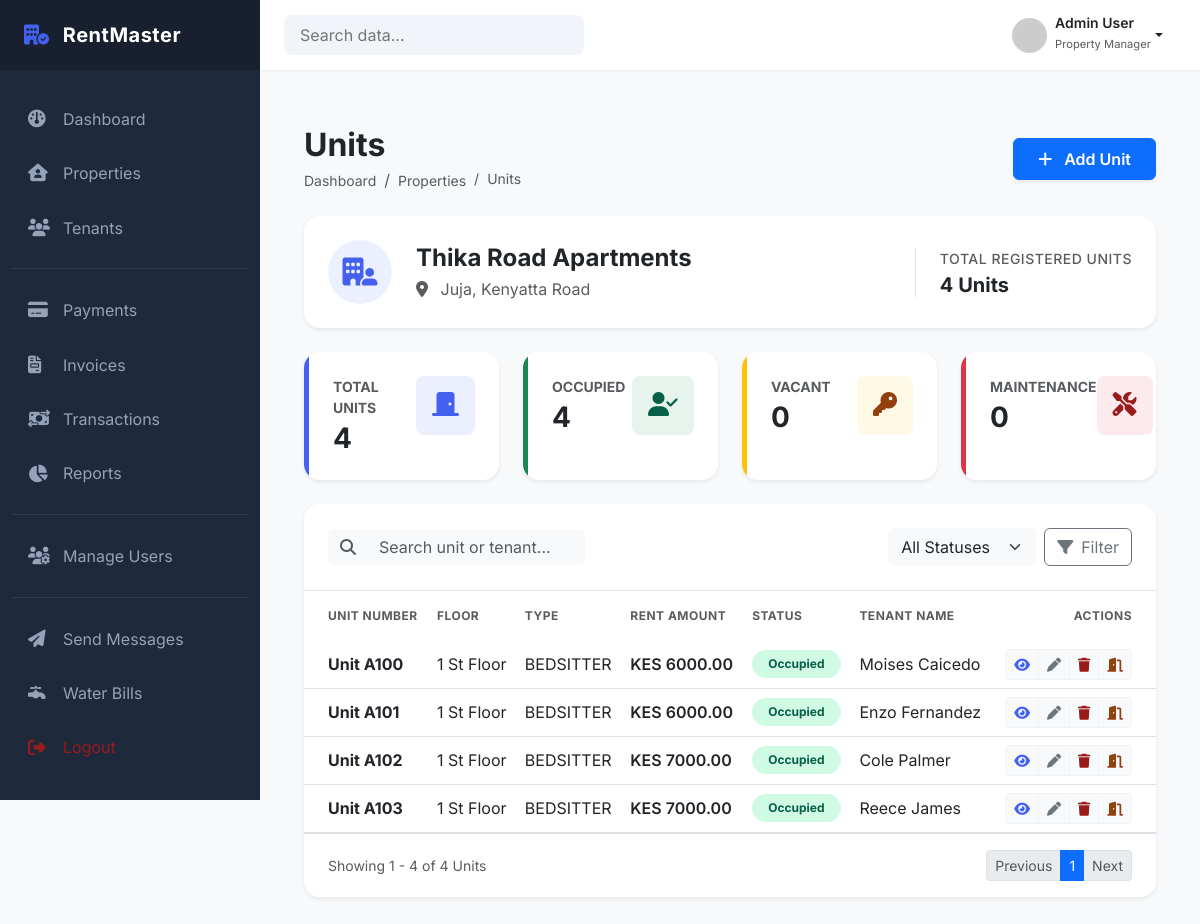
The page /properties/properties/1/units/ (signed in) on the database as committed earlier.
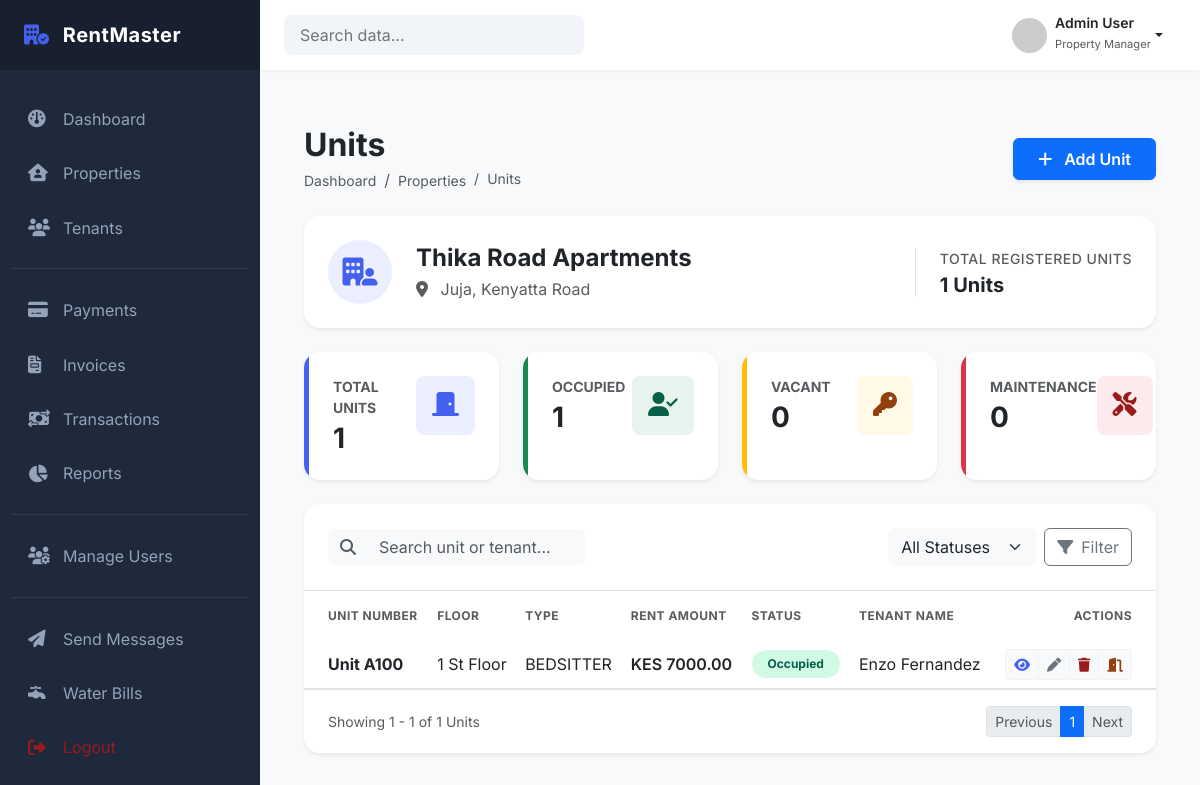
The same page on the database as committed later.
### properties/models.py (models this page shows, shortened)
class Unit(models.Model):
    property = models.ForeignKey(
        Property,
        on_delete=models.PROTECT,
        related_name="units"
    )
    unit_number = models.CharField(max_length=20)
    unit_type = models.CharField(
        max_length=50,
        choices=UnitType.choices
    )
    status = models.CharField(
        max_length=50,
        choices=UnitStatus.choices,
        default=UnitStatus.VACANT
    )
    floor = models.CharField(max_length=20, blank=True)
    is_active = models.BooleanField(default=True)
    created_at = models.DateTimeField(auto_now_add=True)
    class Meta:
        constraints = [
            UniqueConstraint(
                fields=["property", "unit_number"],
                name="unique_unit_number_per_property"
            )
        ]
        ordering = ["unit_number"]

### tenants/models.py (models this page shows, shortened)
class Tenancy(models.Model):
    tenant = models.ForeignKey(
        "Tenant",
        on_delete=models.PROTECT,
        related_name="tenancies"
    )
    unit = models.ForeignKey(
        Unit,
        on_delete=models.PROTECT,
        related_name="tenancies"
    )
    start_date = models.DateField() # when tenancy officially begins
    end_date = models.DateField(null=True, blank=True) # when tenancy ends
    rent_amount = models.DecimalField(max_digits=12, decimal_places=2)
    status = models.CharField(
        max_length=20,
        choices=TenancyStatus.choices,
        default=TenancyStatus.ACTIVE
    )
    created_by = models.ForeignKey(
        settings.AUTH_USER_MODEL,
        on_delete=models.PROTECT,
        related_name="created_tenancies"
    )
    created_at = models.DateTimeField(auto_now_add=True)
    updated_at = models.DateTimeField(auto_now=True)
    class Meta:
        ordering = ["-start_date"]
        constraints = [
            models.UniqueConstraint(
                fields=["unit"],
                condition=Q(status="ACTIVE"),
                name="unique_active_tenancy_per_unit"
            ),
            models.UniqueConstraint(
                fields=["tenant"],
                condition=Q(status="ACTIVE"),
                name="unique_active_tenancy_per_tenant"
            )
        ]

class Tenant(models.Model):
    first_name = models.CharField(max_length=100)
    last_name = models.CharField(max_length=100)
    landlord = models.ForeignKey(
        settings.AUTH_USER_MODEL,
        on_delete=models.PROTECT,
        limit_choices_to={"role": "LANDLORD"},
        related_name="tenants"
    )
    phone_number = models.CharField(max_length=20)
    email = models.EmailField(blank=True)
    id_number = models.CharField(max_length=50)
    date_of_birth = models.DateField(null=True, blank=True)
    is_active = models.BooleanField(default=True)
    created_at = models.DateTimeField(auto_now_add=True)
    created_by = models.ForeignKey(
        settings.AUTH_USER_MODEL,
        on_delete=models.PROTECT
    )
    class Meta:
        constraints = [
            UniqueConstraint(
                fields=["id_number", "landlord"],
                name="unique_id_per_landlord"
            ),
            UniqueConstraint(
                fields=["phone_number", "landlord"],
                name="unique_phone_per_landlord"
            )
        ]

### properties/views.py (the view)
# urls.py: path('properties/<int:property_id>/units/', views.property_units, name='property_units'),
@login_required
def property_units(request, property_id):
    status = request.GET.get("status")
    search = request.GET.get("q")
    property, units = get_property_with_units(
        request.user,
        property_id,
        status=status,
        search=search
    )
    if not property:
        return redirect('properties:property_list')
    paginator = Paginator(units, 10) # 10 units per page
    page_number = request.GET.get("page")
    page_obj = paginator.get_page(page_number)
    stats = get_units_stats(units)
    context = {
        'property': property,
        'units': page_obj,
        'page_obj': page_obj,
        'stats': stats,
        'selected_status': status or 'ALL'
    }
    if request.headers.get('HX-Request'):
        return render(request, 'properties/partials/units_table.html', context)
    return render(request, 'properties/property_units.html', context)

### properties/services/unit_service.py (called while the page is built, shortened)
def get_property_with_units(user, property_id, status=None, search=None):
    property = Property.objects.filter(
        id=property_id,
        landlord=user
    ).first()
    if not property:
        return None, None
    active_tenancies = Tenancy.objects.filter(
        status=TenancyStatus.ACTIVE
    ).select_related('tenant')
    units = property.units.all()
    if status and status != 'ALL':
        units = units.filter(status=status)
    units = units.prefetch_related(
        Prefetch(
            'tenancies',
            queryset=active_tenancies,
            to_attr='active_tenancies'
        )
    ).order_by('unit_number')
    for unit in units:
        unit.active_tenancy = (
            unit.active_tenancies[0] if unit.active_tenancies else None
        )
    return property, units

def get_units_stats(units):
    total_units = units.count()
    occupied = units.filter(status='OCCUPIED').count()
    vacant = units.filter(status='VACANT').count()
    maintenance = units.filter(status='MAINTENANCE').count()
    return {
        "total": total_units,
        "occupied": occupied,
        "vacant": vacant,
        "maintenance": maintenance,
    }

### templates/properties/property_units.html (shortened to what the changed rows need)
{% extends 'dashboard/base_dashboard.html' %}
{% load static %}
{% block extra_css %}
<link rel="stylesheet" href="{% static 'properties/css/property_units.css' %}">
{% endblock %}
{% block content %}
<div class="container-fluid py-4">
  <div
    class="d-flex flex-column flex-md-row justify-content-between align-items-md-center mb-4"
  >
    <div class="mb-3 mb-md-0">
      <h2 class="fw-bold text-dark mb-1">Units</h2>
    </div>
  </div>
  <div class="card border-0 shadow-sm rounded-4 mb-4 bg-white">
    <div class="card-body p-4">
      <div class="row align-items-center">
        <div class="col-md-auto mt-3 mt-md-0 border-start ps-md-4">
          <p class="text-muted small fw-medium mb-1 uppercase">
            Total Registered Units
          </p>
          <h5 class="fw-bold mb-0 text-dark">{{ stats.total }} Units</h5>
        </div>
      </div>
    </div>
  </div>
  <div class="row row-cols-1 row-cols-md-2 row-cols-lg-4 g-4 mb-4">
    <div class="col">
      <div
        class="card border-0 shadow-sm h-100 rounded-4 stat-card overflow-hidden"
      >
        <div class="card-body p-4 border-start border-primary border-5">
          <div class="d-flex justify-content-between align-items-start">
            <div>
              <p class="text-muted small fw-bold text-uppercase mb-1">
                Total Units
              </p>
              <h3 class="fw-bold mb-0">{{ stats.total }}</h3>
            </div>
          </div>
        </div>
      </div>
    </div>
    <div class="col">
      <div
        class="card border-0 shadow-sm h-100 rounded-4 stat-card overflow-hidden"
      >
        <div class="card-body p-4 border-start border-success border-5">
          <div class="d-flex justify-content-between align-items-start">
            <div>
              <p class="text-muted small fw-bold text-uppercase mb-1">
                Occupied
              </p>
              <h3 class="fw-bold mb-0">{{ stats.occupied }}</h3>
            </div>
          </div>
        </div>
      </div>
    </div>
  </div>
  <div class="card border-0 shadow-sm rounded-4 overflow-hidden">
    <div class="table-responsive" id="units-table">
      {% include 'properties/partials/units_table.html' %}
    </div>
  </div>
</div>
{% endblock %}

### templates/properties/partials/units_table.html (shortened to what the changed rows need)
<table class="table table-hover align-middle mb-0">
  <thead class="bg-light">
    <tr>
      <th class="ps-4 py-3 border-0 text-muted small text-uppercase fw-bold">
        Unit Number
      </th>
      <th class="py-3 border-0 text-muted small text-uppercase fw-bold">
        Floor
      </th>
      <th class="py-3 border-0 text-muted small text-uppercase fw-bold">
        Type
      </th>
      <th class="py-3 border-0 text-muted small text-uppercase fw-bold">
        Rent Amount
      </th>
      <th class="py-3 border-0 text-muted small text-uppercase fw-bold">
        Status
      </th>
      <th class="py-3 border-0 text-muted small text-uppercase fw-bold">
        Tenant Name
      </th>
      <th
        class="pe-4 py-3 border-0 text-muted small text-uppercase fw-bold text-end"
      >
        Actions
      </th>
    </tr>
  </thead>
  <tbody>
    {% for unit in units %}
    <tr>
      <td class="ps-4 fw-bold text-dark">Unit {{ unit.unit_number }}</td>
      <td>
        {{ unit.floor }}
        {% if unit.floor == '1' %}
            St
        {% elif unit.floor == '2' %}
            nd
        {% elif unit.floor == '3' %}
            rd
        {% else %}
            th
        {% endif %}
            Floor
      </td>
      <td>{{ unit.unit_type }}</td>
      <td>
        <span class="fw-semibold">
          {% if unit.active_tenancy %} KES {{ unit.active_tenancy.rent_amount }}
          {% else %}
          <span class="text-muted small">--</span>
          {% endif %}
        </span>
      </td>
      <td>
        {% if unit.status == "OCCUPIED" %}
        <span
          class="badge rounded-pill bg-success-subtle text-success px-3 py-2"
        >
          Occupied
        </span>
        {% elif unit.status == "VACANT" %}
        <span
          class="badge rounded-pill bg-warning-subtle text-warning px-3 py-2"
        >
          Vacant
        </span>
        {% else %}
        <span class="badge rounded-pill bg-danger-subtle text-danger px-3 py-2">
          Maintenance
        </span>
        {% endif %}
      </td>
      <td>
        {% if unit.active_tenancy %} {{ unit.active_tenancy.tenant.first_name }}
        {{ unit.active_tenancy.tenant.last_name }} {% else %}
        <span class="text-muted small">-- No Tenant --</span>
        {% endif %}
      </td>
      <td class="pe-4 text-end">
        <div class="btn-group" role="group">
          <a
            href="{% url 'properties:unit_detail' unit.id %}"
            class="btn btn-sm btn-light text-primary"
            title="View"
          >
            <i class="fa-solid fa-eye"></i>
          </a>
          <a
            href="{% url 'properties:edit_unit' unit.id %}"
            class="btn btn-sm btn-light text-secondary"
            title="Edit"
          >
            <i class="fa-solid fa-pen"></i>
          </a>
          <a
            href="{% url 'properties:delete_unit' unit.id %}"
            class="btn btn-sm btn-light text-danger"
            title="Delete"
          >
            <i class="fa-solid fa-trash"></i>
          </a>
          {% if unit.status == "OCCUPIED" %}
          <a
            href="{% url 'properties:vacate_unit' unit.id %}"
            class="btn btn-sm btn-light text-warning"
            title="Vacate"
          >
            <i class="fa-solid fa-door-open"></i>
          </a>
          {% endif %}
        </div>
      </td>
    </tr>
    {% empty %}
    <tr>
      <td colspan="6" class="text-center text-muted py-4">
        No units found for this property.
      </td>
    </tr>
    {% endfor %}
  </tbody>
</table>
<div class="card-footer bg-white border-0 py-3 px-4 border-top">
  <div class="d-flex justify-content-between align-items-center">
    <span class="text-muted small">
      Showing {{ page_obj.start_index }} - {{ page_obj.end_index }}
      of {{ page_obj.paginator.count }} Units
    </span>
    <ul class="pagination pagination-sm mb-0">
      {% if page_obj.has_previous %}
      <li class="page-item">
        <a
          class="page-link"
          hx-get="?page={{ page_obj.previous_page_number }}"
          hx-target="#units-table"
          hx-include="[name='q'],[name='status']"
        >
          Previous
        </a>
      </li>
      {% else %}
      <li class="page-item disabled">
      </li>
      {% endif %}
      {% for num in page_obj.paginator.page_range %}
        {% if page_obj.number == num %}
          <li class="page-item active">
            <span class="page-link">{{ num }}</span>
          </li>
        {% endif %}
      {% endfor %}
      {% if page_obj.has_next %}
      <li class="page-item">
        <a
          class="page-link"
          hx-get="?page={{ page_obj.next_page_number }}"
          hx-target="#units-table"
          hx-include="[name='q'],[name='status']"
        >
          Next
        </a>
      </li>
      {% else %}
      <li class="page-item disabled">
      </li>
      {% endif %}
    </ul>
  </div>
</div>

Rows that differ between the two databases and show on the page:
removed Unit: unit_number "A101", floor "1", shows "St", unit_type "BEDSITTER", active_tenancy.rent_amount "6000.00", status "Occupied", active_tenancy.tenant.first_name "Enzo", active_tenancy.tenant.last_name "Fernandez"
removed Unit: unit_number "A102", floor "1", shows "St", unit_type "BEDSITTER", active_tenancy.rent_amount "7000.00", status "Occupied", active_tenancy.tenant.first_name "Cole", active_tenancy.tenant.last_name "Palmer"
removed Unit: unit_number "A103", floor "1", shows "St", unit_type "BEDSITTER", active_tenancy.rent_amount "7000.00", status "Occupied", active_tenancy.tenant.first_name "Reece", active_tenancy.tenant.last_name "James"
changed Unit "BEDSITTER": active_tenancy.rent_amount "6000.00" → "7000.00"; active_tenancy.tenant.first_name "Moises" → "Enzo"; active_tenancy.tenant.last_name "Caicedo" → "Fernandez"
Other text that changed with them:
{{ stats.total }}: "4" → "1"
{{ stats.occupied }}: "4" → "1"
{{ page_obj.end_index }}: "4" → "1"
{{ page_obj.paginator.count }}: "4" → "1"
